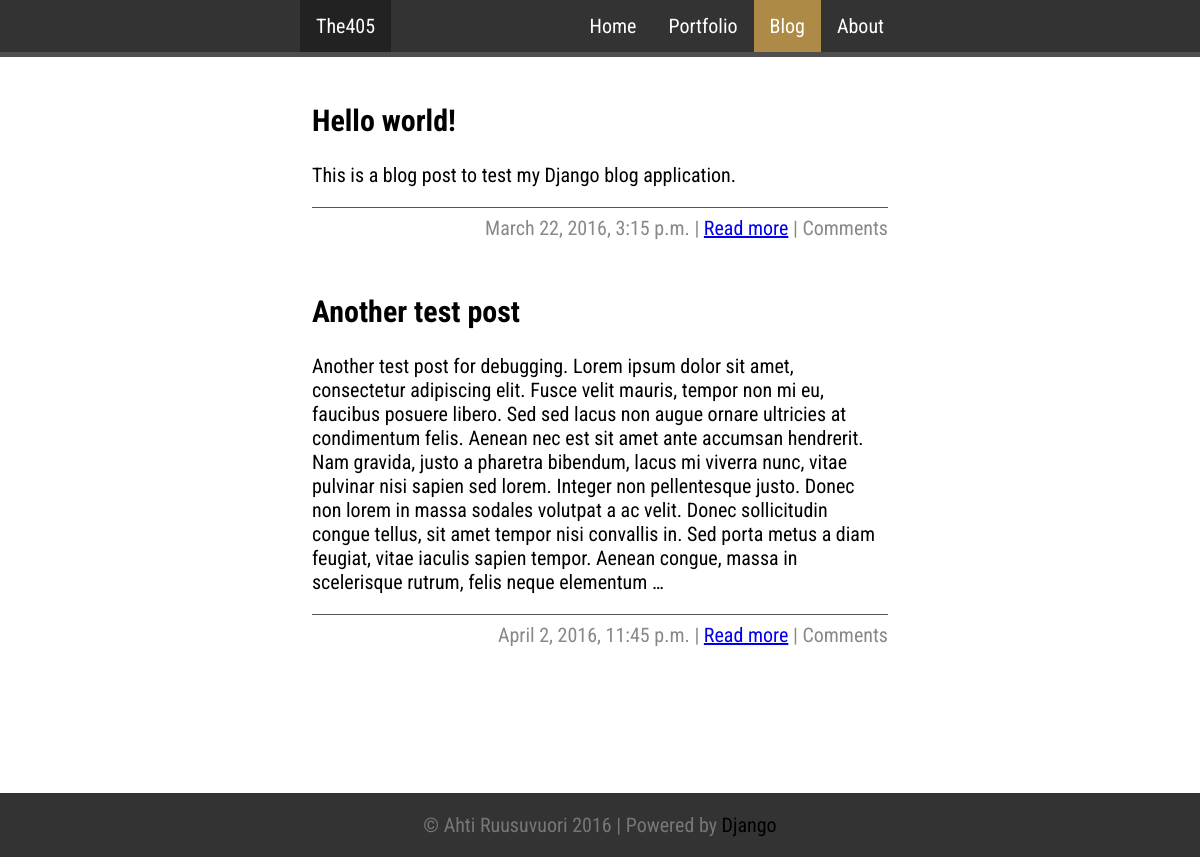
The page /blog/ on the database as committed earlier.
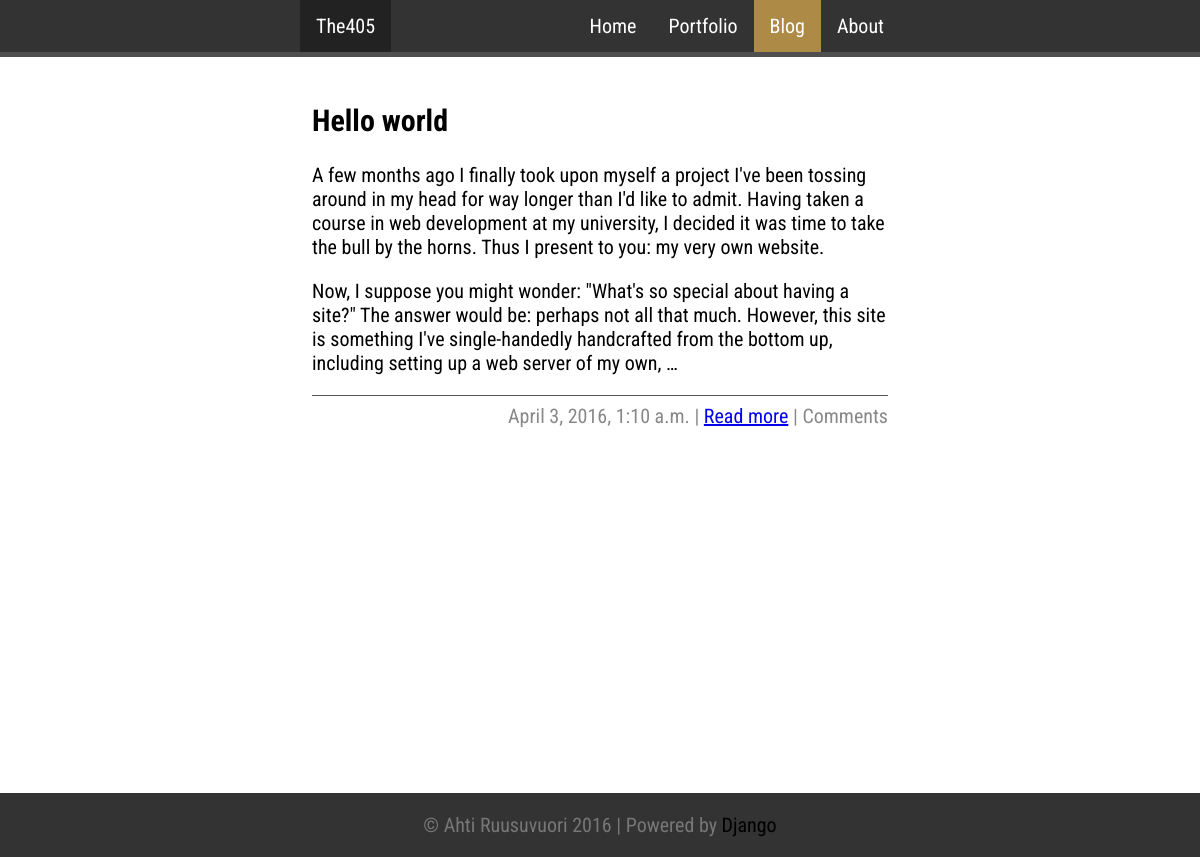
The same page on the database as committed later.
### blog/models.py (models this page shows, shortened)
class Post(models.Model):
    title = models.CharField(max_length=255)
    body = models.TextField()
    created_date = models.DateTimeField(auto_now_add=True, auto_now=False)
    update_date = models.DateTimeField(auto_now_add=False, auto_now=True)
    author = models.ForeignKey(Author)
    tags = models.ManyToManyField(Tag)

### blog/views.py (the view)
# urls.py: url(r'^blog/', views.blog, name='blog'),
def blog(request):
    posts = Post.objects.filter(created_date__lte=timezone.now()).order_by('created_date')
    return render(request, 'blog/blog.html', {'posts': posts})

### blog/templates/blog/blog.html (shortened to what this page needs)
{% extends 'blog/base.html' %}
{% block content %}
  <div class="navbar">
    <div class="container-top">
      <ul class="navbar-items">
        <li class="left"><a href="{% url 'index' %}">The405</a></li>
        <li><a href="{% url 'about' %}">About</a></li>
        <li><a class="active" href="{% url 'blog' %}">Blog</a></li>
        <li><a href="{% url 'portfolio' %}">Portfolio</a></li>
        <li><a href="{% url 'index' %}">Home</a></li>
      </ul>
    </div>
  </div>
  <div class="content">
    <div class="portfolio">
      {% for post in posts %}
        <div>
          <h2 class="no-decoration"><a href="{% url 'post_detail' pk=post.pk %}">{{ post.title }}</a></h2>
          <p>{{ post.body|linebreaks|truncatewords:100 }}</p>
          <p class="date">{{ post.created_date }} | <a href="{% url 'post_detail' pk=post.pk %}">Read more</a> | Comments</p>
          <br />
        </div>
      {% endfor %}
    </div>
  </div>
{% endblock %}

### blog/templates/blog/base.html (shortened to what this page needs)
{% load staticfiles %}
<head>
  <link rel="stylesheet" type="text/css" href="{% static 'css/style.css' %}">
</head>
<body>
{% block content %}
{% endblock content%}
  <div class="footnote no-decoration">
    <p>&copy; Ahti Ruusuvuori 2016 | Powered by <a href="https://www.djangoproject.com/">Django</a></p>
  </div>
</body>

### blog/static/css/style.css (style rules this page uses)
body, html { width: 0 auto; height: 100%; margin: 0; font-family: 'Roboto Condensed', sans-serif; font-size: 20px; -webkit-font-smoothing: antialiased; background-image: url('http://i.imgur.com/tj7MeUN.png'); background-repeat: repeat; background-attachment: fixed; }
.navbar { top: 0; position: fixed; z-index: 9999; width: 100%; background-color: #333; border-bottom: 5px outset rgba(192, 192, 192, 0.5); }
.container-top { max-width: 50%; margin: 0 auto; }
ul.navbar-items { list-style-type: none; margin: 0; padding: 0; overflow: hidden; background-color: #333; }
ul.navbar-items li { float: right; }
ul.navbar-items li a { display: block; color: white; text-align: center; padding: 14px 16px; text-decoration: none; }
.active { background-color: #ad8b46; }
ul.navbar-items .left { background-color: #222; float: left; }
.home, .about, .portfolio { max-width: 80%; margin: 0 auto; padding: 21px; margin-top: 57px; }
.home h1, .video, .email, .footnote { text-align: center; }
.date { color: #888; text-align: right; margin: 4px 0 5px 0; padding: 0.4em 0 0 0; border-top: 1px solid #555; }
.content { background-color: #fff; max-width: 60%; margin: 0 auto; padding-bottom: 53px; }
.no-decoration a { text-decoration: none; color: #000; }
.footnote { bottom: 0; position: fixed; z-index: 9999; width: 100%; background-color: #333; color: #777; padding: 0px; }

Rows that differ between the two databases and show on the page:
removed Post: title "Hello world!", body "This is a blog post to test my Django blog application.", created_date "March 22, 2016, 3:15 p.m."
removed Post: title "Another test post", body "Another test post for debugging. Lorem ipsum dolor sit amet, consectetur adipiscing elit. Fusce velit mauris, tempor non mi eu, faucibus posuere libero. Sed sed lacus non augue ornare ultricies at condimentum felis. Aenean nec est sit amet ante accumsan hendrerit. Nam gravida, justo a pharetra bibendum, lacus mi viverra nunc, vitae pulvinar nisi sapien sed lorem. Integer non pellentesque justo. Donec non lorem in massa sodales volutpat a ac velit. Donec sollicitudin congue tellus, sit amet tempor nisi convallis in. Sed porta metus a diam feugiat, vitae iaculis sapien tempor. Aenean congue, massa in scelerisque rutrum, felis neque elementum …", created_date "April 2, 2016, 11:45 p.m."
added Post: title "Hello world", body "A few months ago I finally took upon myself a project I've been tossing around in my head for way longer than I'd like to admit. Having taken a course in web development at my university, I decided it was time to take the bull by the horns. Thus I present to you: my very own website. Now, I suppose you might wonder: \"What's so special about having a site?\" The answer would be: perhaps not all that much. However, this site is something I've single-handedly handcrafted from the bottom up, including setting up a web server of my own, …", created_date "April 3, 2016, 1:10 a.m."
